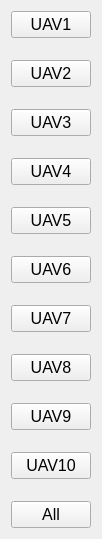
          <widget class="QWidget" name="scrollAreaWidgetContents">
           <property name="geometry">
            <rect>
             <x>0</x>
             <y>0</y>
             <width>76</width>
             <height>527</height>
            </rect>
           </property>
           <layout class="QVBoxLayout" name="verticalLayout_2">
            <item>
             <layout class="QVBoxLayout" name="verticalLayout">
              <property name="spacing">
               <number>22</number>
              </property>
              <item>
               <widget class="QPushButton" name="pb_uav1">
                <property name="font">
                 <font>
                  <pointsize>12</pointsize>
                 </font>
                </property>
                <property name="text">
                 <string>UAV1</string>
                </property>
               </widget>
              </item>
              <item>
               <widget class="QPushButton" name="pb_uav2">
                <property name="font">
                 <font>
                  <pointsize>12</pointsize>
                 </font>
                </property>
                <property name="text">
                 <string>UAV2</string>
                </property>
               </widget>
              </item>
              <item>
               <widget class="QPushButton" name="pb_uav3">
                <property name="font">
                 <font>
                  <pointsize>12</pointsize>
                 </font>
                </property>
                <property name="text">
                 <string>UAV3</string>
                </property>
               </widget>
              </item>
              <item>
               <widget class="QPushButton" name="pb_uav4">
                <property name="font">
                 <font>
                  <pointsize>12</pointsize>
                 </font>
                </property>
                <property name="text">
                 <string>UAV4</string>
                </property>
               </widget>
              </item>
              <item>
               <widget class="QPushButton" name="pb_uav5">
                <property name="font">
                 <font>
                  <pointsize>12</pointsize>
                 </font>
                </property>
                <property name="text">
                 <string>UAV5</string>
                </property>
               </widget>
              </item>
              <item>
               <widget class="QPushButton" name="pb_uav6">
                <property name="font">
                 <font>
                  <pointsize>12</pointsize>
                 </font>
                </property>
                <property name="text">
                 <string>UAV6</string>
                </property>
               </widget>
              </item>
              <item>
               <widget class="QPushButton" name="pb_uav7">
                <property name="font">
                 <font>
                  <pointsize>12</pointsize>
                 </font>
                </property>
                <property name="text">
                 <string>UAV7</string>
                </property>
               </widget>
              </item>
              <item>
               <widget class="QPushButton" name="pb_uav8">
                <property name="font">
                 <font>
                  <pointsize>12</pointsize>
                 </font>
                </property>
                <property name="text">
                 <string>UAV8</string>
                </property>
               </widget>
              </item>
              <item>
               <widget class="QPushButton" name="pb_uav9">
                <property name="font">
                 <font>
                  <pointsize>12</pointsize>
                 </font>
                </property>
                <property name="text">
                 <string>UAV9</string>
                </property>
               </widget>
              </item>
              <item>
               <widget class="QPushButton" name="pb_uav10">
                <property name="font">
                 <font>
                  <pointsize>12</pointsize>
                 </font>
                </property>
                <property name="text">
                 <string>UAV10</string>
                </property>
               </widget>
              </item>
              <item>
               <widget class="QPushButton" name="pb_uavall">
                <property name="font">
                 <font>
                  <pointsize>12</pointsize>
                 </font>
                </property>
                <property name="text">
                 <string>All</string>
                </property>
               </widget>
              </item>
             </layout>
            </item>
           </layout>
          </widget>
